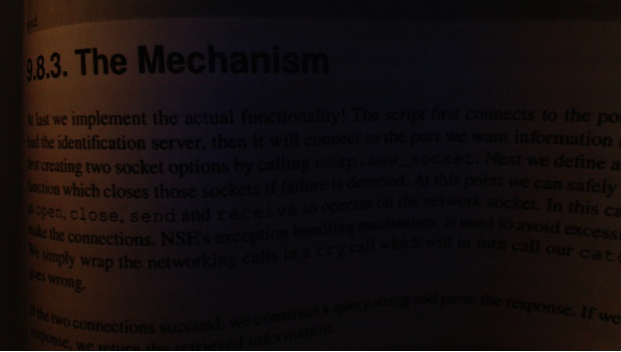
#> input picture book.PNG, 621 x 352 px
$ python 'Image Thresholding.py'
#> lines starting #> are read from the running program, lines starting #| are printed output that depends on the picture; after the words box and inside, x2 and y2 are one past the last pixel; in counts of white or black regions, pixels touching at a corner belong together
import cv2
import numpy as np

img = cv2.imread('book.PNG')
#> img is the input picture: shape (352, 621, 3); mean B, G, R 14, 14.3, 21

#Theresholding using THRESH_BINARY on the RGB image
_, RGB_binary_threshold = cv2.threshold(img, 12, 255, cv2.THRESH_BINARY)
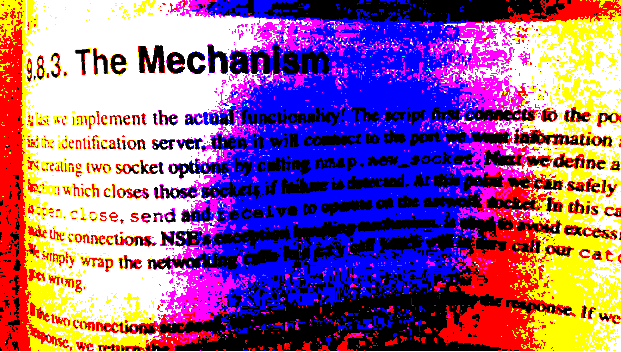
#> RGB_binary_threshold: shape (352, 621, 3); mean B, G, R 143.4, 98.5, 149

#Gray Scaling the RGB Image
grayscaled = cv2.cvtColor(img, cv2.COLOR_BGR2GRAY)
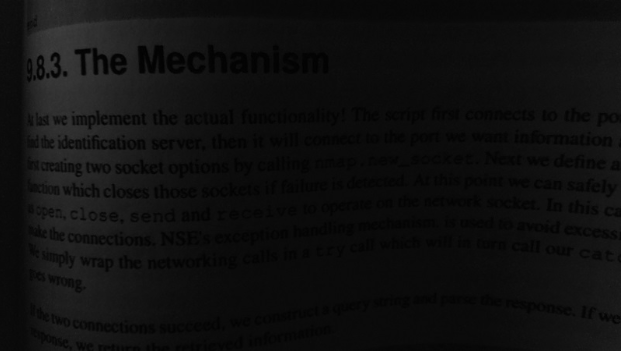
#> grayscaled: shape (352, 621); min 1, max 255, mean 16.3
#Theresholding using THRESH_BINARY on the Gray Scaled image
_, grayscale_binary_threshold = cv2.threshold(grayscaled, 10, 255, cv2.THRESH_BINARY)
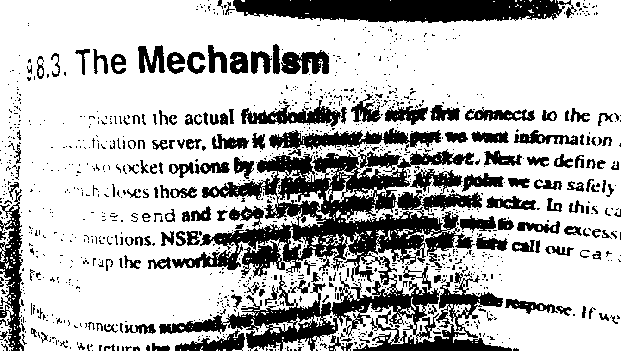
#> grayscale_binary_threshold: shape (352, 621); 72.8% white; 1153 black regions (986 under 20 px), largest, box (x1, y1, x2, y2) and area: (159, 149, 512, 351) 26426, (233, 0, 577, 23) 6246, (269, 128, 441, 156) 1952

#Theresholding using ADAPTIVE_THRESH_GAUSSIAN_C on the Gray Scaled image
grayscaale_adaptive_binary_threshold = cv2.adaptiveThreshold(grayscaled, 255, cv2.ADAPTIVE_THRESH_GAUSSIAN_C, cv2.THRESH_BINARY, 115, 1)
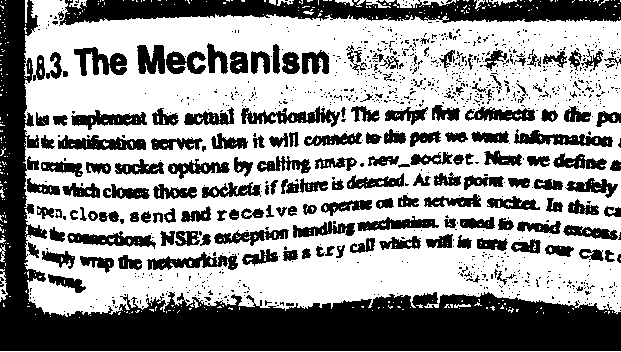
#> grayscaale_adaptive_binary_threshold: shape (352, 621); 60% white; 1043 black regions (873 under 20 px), largest, box (x1, y1, x2, y2) and area: (0, 0, 621, 351) 37639, (59, 0, 621, 26) 9524, (241, 106, 340, 127) 932

#OUTPUTS:
#Showing the orignal image
cv2.imshow('original',img)

#Showing the RGB_binary_threshold image
cv2.imshow('RGB_binary_threshold', RGB_binary_threshold)

#Showing the grayscale_binary_threshold image
cv2.imshow('grayscale_binary_threshold', grayscale_binary_threshold)

#Showing the grayscaale_adaptive_binary_threshold image
cv2.imshow('grayscaale_adaptive_binary_threshold', grayscaale_adaptive_binary_threshold)

#Setting the wait key to "ESC"
cv2.waitKey(0)
cv2.destroyAllWindows()     #Press escape to exit the program
